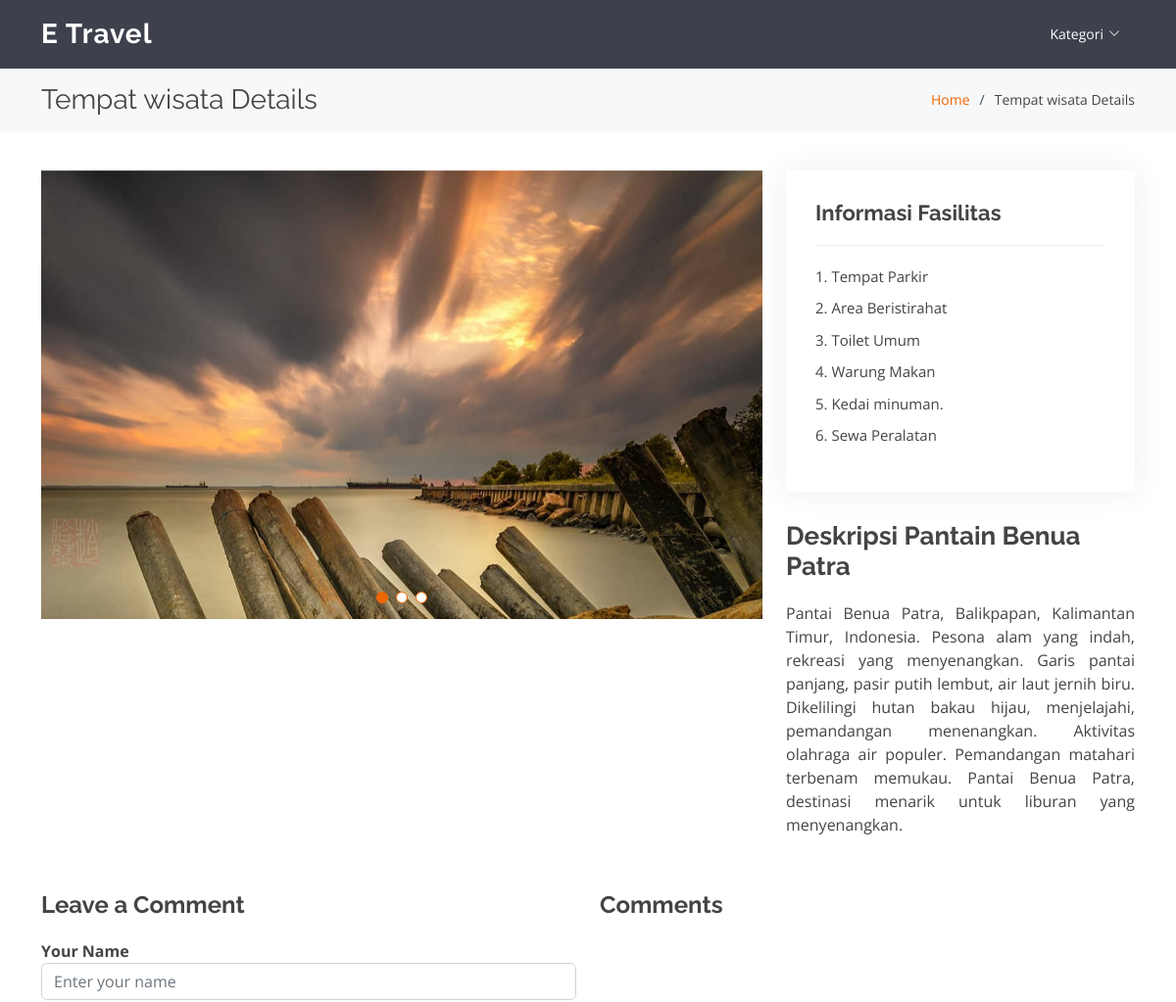
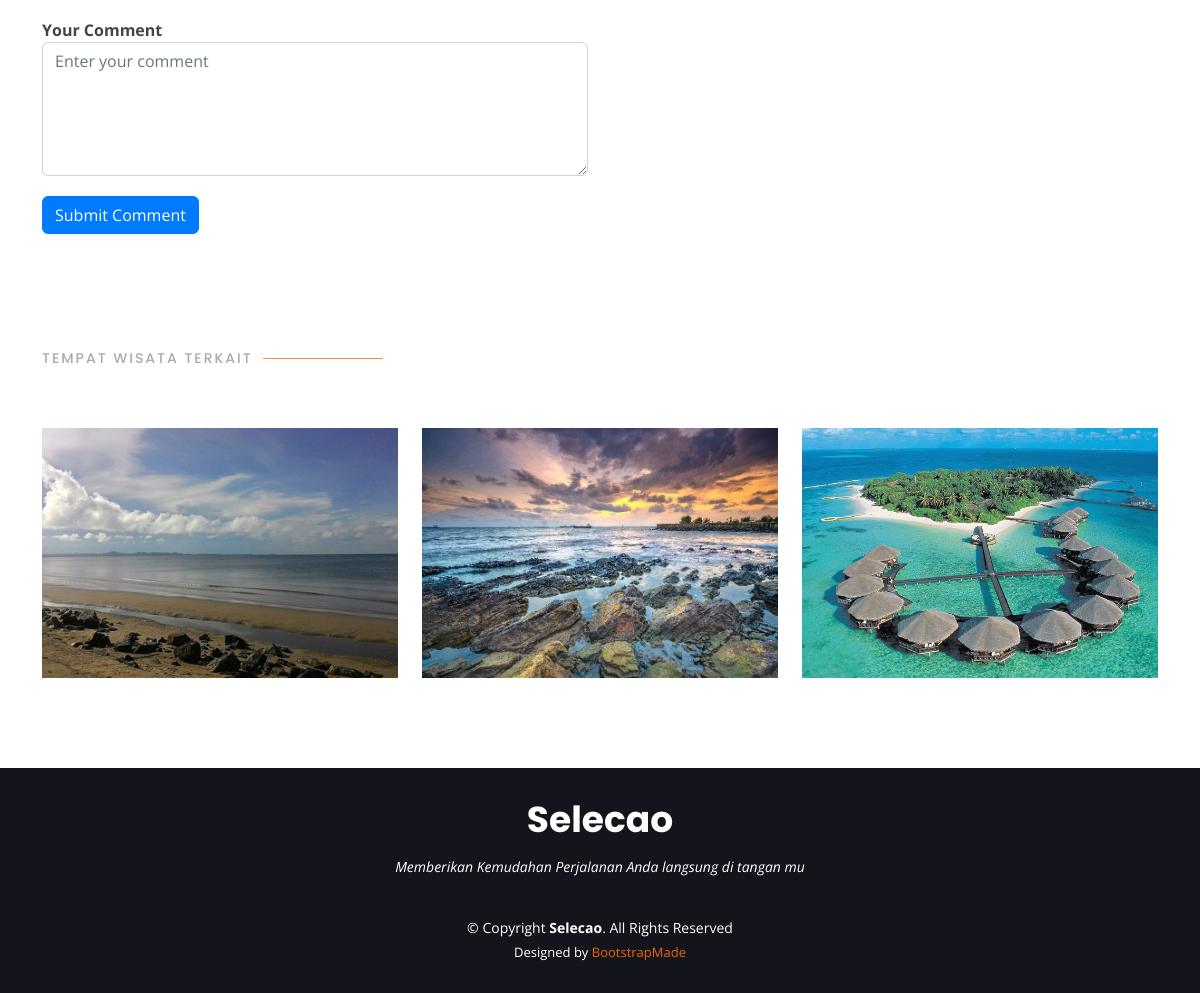
/portfolio-details.php?id_tempat_wisata=3, run on the app's committed database (2 pictures, top to bottom).
### tables this page shows
CREATE TABLE `image` (
  `id_image` int(11) NOT NULL,
  `image` varchar(255) NOT NULL,
  `image_satu` varchar(255) NOT NULL,
  `image_dua` varchar(255) NOT NULL,
  `id_tempat_wisata` int(11) NOT NULL
);

CREATE TABLE `fasilitas` (
  `id_fasilitas` int(11) NOT NULL,
  `deskripsi_fasilitas` text NOT NULL,
  `id_tempat_wisata` int(11) NOT NULL
);

CREATE TABLE `tempat_wisata` (
  `id_tempat_wisata` int(11) NOT NULL,
  `name_tw` varchar(255) NOT NULL,
  `deskripsi` text NOT NULL,
  `image_tw` varchar(255) NOT NULL,
  `id_daerah_wisata` int(11) NOT NULL,
  `id_kategori` int(11) NOT NULL
);

### public/portfolio-details.php (the view, shortened to what this page needs)
<!DOCTYPE html>
<html lang="en">
<head>
    <link href="assets/vendor/animate.css/animate.min.css" rel="stylesheet">
    <link href="assets/vendor/aos/aos.css" rel="stylesheet">
    <link href="assets/vendor/bootstrap/css/bootstrap.min.css" rel="stylesheet">
    <link href="assets/vendor/bootstrap-icons/bootstrap-icons.css" rel="stylesheet">
    <link href="assets/vendor/boxicons/css/boxicons.min.css" rel="stylesheet">
    <link href="assets/vendor/glightbox/css/glightbox.min.css" rel="stylesheet">
    <link href="assets/vendor/remixicon/remixicon.css" rel="stylesheet">
    <link href="assets/vendor/swiper/swiper-bundle.min.css" rel="stylesheet">
    <link href="assets/css/style.css" rel="stylesheet">
</head>
<body>
    <header id="header" class="fixed-top d-flex align-items-center  ">
    <div class="container d-flex align-items-center justify-content-between">
      <div class="logo">
        <h1><a href="index.php">E Travel</a></h1>
      </div>
      <nav id="navbar" class="navbar">
        <ul>
          <li class="dropdown"><a href="#"><span>Kategori</span> <i class="bi bi-chevron-down"></i></a>
          </li>
        </ul>
      </nav>
      </div>
  </header>
    <main id="main">
        <section id="breadcrumbs" class="breadcrumbs">
            <div class="container">
                <div class="d-flex justify-content-between align-items-center">
                    <h2>Tempat wisata Details</h2>
                    <ol>
                        <li><a href="index.php">Home</a></li>
                        <li>Tempat wisata Details</li>
                    </ol>
                </div>
            </div>
        </section>
        <section id="portfolio-details" class="portfolio-details">
            <div class="container">
                <div class="row gy-4">
                    <div class="col-lg-8">
                        <div class="portfolio-details-slider swiper">
                            <div class="swiper-wrapper align-items-center">
                                <?php
                                include "../config/config.php";
                                $id_tempat_wisata = $_GET['id_tempat_wisata'];
                                $data = mysqli_query($host, "SELECT * FROM `image` WHERE `id_tempat_wisata` = $id_tempat_wisata");
                                while ($d = mysqli_fetch_array($data)) {
                                ?>
                                    <div class="swiper-slide">
                                        <img src="../admin/assets/img/<?php echo $d["image"]; ?>" data-gallery="portfolioGallery" class="portfolio-lightbox preview-link" alt="">
                                    </div>
                                <?php
                                }
                                ?>
                            </div>
                            <div class="swiper-pagination"></div>
                        </div>
                    </div>
                    <div class="col-lg-4">
                        <?php
                        $query = "SELECT deskripsi_fasilitas FROM fasilitas WHERE id_tempat_wisata = $id_tempat_wisata";
                        $result = mysqli_query($host, $query);
                        $row = mysqli_fetch_assoc($result);
                        $description = $row['deskripsi_fasilitas'];
                        $items = explode("\n", $description);
                        ?>
                        <div class="portfolio-info">
                            <h3>Informasi Fasilitas</h3>
                            <ul>
                                <?php foreach ($items as $item) { ?>
                                    <?php if (!empty($item)) { ?>
                                        <li><strong></strong> <?php echo trim($item); ?><br></li>
                                    <?php } ?>
                                <?php } ?>
                            </ul>
                        </div>
                        <?php
                        $query = "SELECT name_tw, deskripsi FROM tempat_wisata WHERE id_tempat_wisata = $id_tempat_wisata";
                        $result = mysqli_query($host, $query);
                        if ($result && mysqli_num_rows($result) > 0) {
                            $row = mysqli_fetch_assoc($result);
                            $name_tw = $row['name_tw'];
                            $deskripsi = $row['deskripsi'];
                        } else {
                            $name_tw = "Title Not Found";
                            $deskripsi = "Description Not Found";
                        }
                        ?>
                        <div class="portfolio-description">
                            <h2>Deskripsi <?php echo $name_tw; ?></h2>
                            <p style="text-align: justify;">
                                <?php echo $deskripsi; ?>
                            </p>
                        </div>
                    </div>
                    <div class="portfolio-comments">
                        <div class="row">
                            <div class="col-lg-6">
                                <h3>Leave a Comment</h3>
                                <form class="comment-form" action="proses-add.php" method="post">
                                    <div class="form-group">
                                        <label for="name">Your Name</label>
                                        <input type="text" class="form-control" id="name" name="name_komentar" placeholder="Enter your name" required>
                                    </div>
                                    <div class="form-group">
                                        <label for="comment">Your Comment</label>
                                        <textarea class="form-control" id="comment" rows="5" placeholder="Enter your comment" name="komentar" required></textarea>
                                    </div>
                                    <button type="submit" class="btn btn-primary" name="submit_komentar">Submit Comment</button>
                                </form>
                            </div>
                            <div class="col-lg-6">
                                <div class="comment-list">
                                    <h3>Comments</h3>
                                </div>
                            </div>
                        </div>
                    </div>
                </div>
            </div>
        </section>
                <section id="portfolio" class="portfolio">
                <div class="container">
                    <div class="section-title" data-aos="fade-up">
                    <h2>Tempat Wisata Terkait</h2>
                    </div>
                    <div class="row">
                    <div class="container">
                        <div class="row portfolio-container" data-aos="fade-up">
                        <?php
                        include "../config/config.php";
                        $data = mysqli_query($host, "SELECT `tw`.`id_tempat_wisata`, `tw`.`name_tw`, `tw`.`deskripsi`, `tw`.`image_tw`, `dw`.`name_dw`, `ka`.`id_kategori`, `ka`.`name_kategori`
                        FROM `tempat_wisata` AS `tw`
                        JOIN `daerah_wisata` AS `dw` ON `tw`.`id_daerah_wisata` = `dw`.`id_daerah_wisata`
                        JOIN `kategori` AS `ka` ON `tw`.`id_kategori` = `ka`.`id_kategori`
                        WHERE `tw`.`id_daerah_wisata` = (SELECT `id_daerah_wisata` FROM `tempat_wisata` WHERE `id_tempat_wisata` = '$id_tempat_wisata')");
                        while ($d = mysqli_fetch_array($data)) {
                        ?>
                            <div class="col-lg-4 col-md-6 portfolio-item filter-card">
                            <div class="portfolio-img"><img src="../admin/assets/img/<?php echo $d["image_tw"]; ?>" class="img-fluid" alt="image"></div>
                            </div>
                        <?php
                        }
                        ?>
                        </div>
                    </div>
                    </div>
                </div>
                </section>
    </main>
    <footer id="footer">
        <div class="container">
            <h3>Selecao</h3>
            <p>Memberikan Kemudahan Perjalanan Anda langsung di tangan mu</p>
            <div class="copyright">
                &copy; Copyright <strong><span>Selecao</span></strong>. All Rights Reserved
            </div>
            <div class="credits">
                Designed by <a href="https://bootstrapmade.com/">BootstrapMade</a>
            </div>
        </div>
    </footer>
</body>
</html>

### public/assets/css/style.css (style rules this page uses)
body { font-family: "Open Sans", sans-serif; color: #444444; }
a { color: #ef6603; text-decoration: none; }
h1, h2, h3, h4, h5, h6 { font-family: "Raleway", sans-serif; }
#header { height: 70px; transition: all 0.5s; z-index: 997; transition: all 0.5s; background: rgba(42, 44, 57, 0.9); }
#header .logo h1 { font-size: 28px; margin: 0; padding: 0; line-height: 1; font-weight: 700; letter-spacing: 1px; }
#header .logo h1 a, #header .logo h1 a:hover { color: #fff; text-decoration: none; }
.navbar { padding: 0; }
.navbar ul { margin: 0; padding: 0; display: flex; list-style: none; align-items: center; }
.navbar li { position: relative; }
.navbar a, .navbar a:focus { display: flex; align-items: center; justify-content: space-between; padding: 5px 15px 7px 15px; margin-left: 5px; font-size: 14px; color: #fff; white-space: nowrap; transition: 0.3s; border-radius: 50px; }
.navbar a i, .navbar a:focus i { font-size: 12px; line-height: 0; margin-left: 5px; }
section { padding: 60px 0; overflow: hidden; }
.section-title { padding-bottom: 40px; }
.section-title h2 { font-size: 14px; font-weight: 500; padding: 0; line-height: 1px; margin: 0 0 5px 0; letter-spacing: 2px; text-transform: uppercase; color: #aaaaaa; font-family: "Poppins", sans-serif; }
.section-title h2::after { content: ""; width: 120px; height: 1px; display: inline-block; background: #fd9042; margin: 4px 10px; }
.portfolio .portfolio-item { margin-bottom: 30px; }
.portfolio-img { height: 250px; }
.portfolio-img img { width: 100%; height: 100%; object-fit: cover; }
.portfolio .portfolio-item .portfolio-img { overflow: hidden; }
.portfolio .portfolio-item .portfolio-img img { transition: all 0.8s ease-in-out; }
.portfolio-details { padding-top: 40px; }
.portfolio-details .portfolio-details-slider img { width: 100%; }
.portfolio-details .portfolio-details-slider .swiper-pagination { margin-top: 20px; position: relative; }
.portfolio-details .portfolio-info { padding: 30px; box-shadow: 0px 0 30px rgba(42, 44, 57, 0.08); }
.portfolio-details .portfolio-info h3 { font-size: 22px; font-weight: 700; margin-bottom: 20px; padding-bottom: 20px; border-bottom: 1px solid #eee; }
.portfolio-details .portfolio-info ul { list-style: none; padding: 0; font-size: 15px; }
.portfolio-details .portfolio-info ul li+li { margin-top: 10px; }
.portfolio-details .portfolio-description { padding-top: 30px; }
.portfolio-details .portfolio-description h2 { font-size: 26px; font-weight: 700; margin-bottom: 20px; }
.portfolio-details .portfolio-description p { padding: 0; }
.breadcrumbs { padding: 15px 0; margin-top: 70px; background: #f7f8f9; min-height: 40px; }
.breadcrumbs h2 { font-size: 28px; font-weight: 400; margin: 0; }
.breadcrumbs ol { display: flex; flex-wrap: wrap; list-style: none; padding: 0; margin: 0; font-size: 14px; }
.breadcrumbs ol li+li { padding-left: 10px; }
.breadcrumbs ol li+li::before { display: inline-block; padding-right: 10px; color: #404356; content: "/"; }
#footer { background: #14151c; color: #fff; font-size: 14px; text-align: center; padding: 30px 0; }
#footer h3 { font-size: 36px; font-weight: 700; color: #fff; position: relative; font-family: "Poppins", sans-serif; padding: 0; margin: 0 0 15px 0; }
#footer p { font-size: 15; font-style: italic; padding: 0; margin: 0 0 40px 0; }
#footer .copyright { margin: 0 0 5px 0; }
#footer .credits { font-size: 13px; }

### public/portfolio-details.php (style rules this page uses)
.portfolio-details-slider .swiper-slide img { width: 100%; height: auto; }
.swiper-slide { height: 0; padding-bottom: 56.25%; position: relative; }
.swiper-slide img { position: absolute; top: 0; left: 0; width: 100%; height: 100%; object-fit: cover; }
.portfolio-comments { margin-top: 40px; }
.portfolio-comments h3 { font-size: 24px; font-weight: bold; margin-bottom: 20px; }
.comment-form .form-group { margin-bottom: 20px; }
.comment-form label { font-weight: bold; }
.btn-primary { background-color: #007bff; color: #fff; border-color: #007bff; }
.portfolio-img { height: 250px; }
.portfolio-img img { width: 100%; height: 100%; object-fit: cover; }

### data on the page
image: image (picture)
fasilitas: deskripsi_fasilitas "1. Tempat Parkir", deskripsi_fasilitas "2. Area Beristirahat", deskripsi_fasilitas "3. Toilet Umum", deskripsi_fasilitas "4. Warung Makan", deskripsi_fasilitas "5. Kedai minuman.", deskripsi_fasilitas "6. Sewa Peralatan"
tempat_wisata: name_tw "Pantain Benua Patra", deskripsi "Pantai Benua Patra, Balikpapan, Kalimantan Timur, Indonesia. Pesona alam yang indah, rekreasi yang menyenangkan. Garis pantai panjang, pasir putih lembut, air laut jernih biru. Dikelilingi hutan bakau hijau, menjelajahi, pemandangan menenangkan. Aktivitas olahraga air populer. Pemandangan matahari terbenam memukau. Pantai Benua Patra, destinasi menarik untuk liburan yang menyenangkan.", image_tw (picture)
tempat_wisata: image_tw (picture)
tempat_wisata: image_tw (picture)
